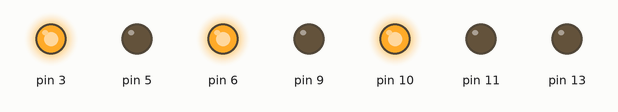
Recording of a sketch running on a simulated Arduino Uno, built with avr-gcc and run on an emulated ATmega328P. On the bench: output pins drawn as LEDs (lit = HIGH).

Above: at 0.1 s.
Timing chart, 0 to 1.6 s (numbered marks = the images above):
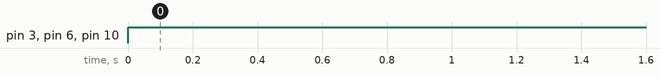

Measured:
- by itself, pin 3, pin 6, pin 10: LOW → HIGH at 0.00 s

The sketch:

firmware_plus.ino
```cpp
/*            FIRMWARE SIMPLER VERSION (NO ESP INTERFACE)

Author: Nejc Deželak
Initial version date: 06.01.2017

Changelog:

06/01/17:
          -Cleaned up the code for the "kitchen" version.
          - Added two programs that are time dependant
*/
#include <avr/pgmspace.h>
#include <avr/interrupt.h>

// **** MODULE SETTINGS **** //
#define DELAY   5000 //Delay in ms for all the functions.
#define INT uint32_t
#define LONG uint64_t
#define CLOCK_PERIOD 0.0000000625
#define NUMBER_CLOCK_CYCLES 512
#define SMALL_TIME_STEP  1.0  // In seconds
#define LARGE_TIME_STEP  10.0 * 60.0 // In seconds
#define FADE_PERIOD 10.0*60.0 // In seconds

// Global variables
int M=0;
int R=0;
int Z=0;
boolean program = false;
boolean normal_light = true;
boolean led_drive_flag = true;
INT interrupt_count = 0;
LONG interrupt_count_large = 0;
int MAX_VALUE = 100;

int lookup_table [256] = {0x00, 0x00, 0x00, 0x00, 0x00, 0x00, 0x00, 0x00, 0x00, 0x00, 0x01, 0x01, 0x01, 0x01, 0x01, 0x01,\
0x01, 0x01, 0x01, 0x01, 0x01, 0x01, 0x01, 0x01, 0x01, 0x02, 0x02, 0x02, 0x02, 0x02, 0x02, 0x02,\
0x02, 0x02, 0x03, 0x03, 0x03, 0x03, 0x03, 0x03, 0x04, 0x04, 0x04, 0x04, 0x04, 0x05, 0x05, 0x05,\
0x05, 0x06, 0x06, 0x06, 0x07, 0x07, 0x07, 0x08, 0x08, 0x08, 0x09, 0x09, 0x0A, 0x0A, 0x0B, 0x0B,\
0x0C, 0x0C, 0x0D, 0x0D, 0x0E, 0x0F, 0x0F, 0x10, 0x11, 0x11, 0x12, 0x13, 0x14, 0x15, 0x16, 0x17,\
0x18, 0x19, 0x1A, 0x1B, 0x1C, 0x1D, 0x1F, 0x20, 0x21, 0x23, 0x24, 0x26, 0x27, 0x29, 0x2B, 0x2C,\
0x2E, 0x30, 0x32, 0x34, 0x36, 0x38, 0x3A, 0x3C, 0x3E, 0x40, 0x43, 0x45, 0x47, 0x4A, 0x4C, 0x4F,\
0x51, 0x54, 0x57, 0x59, 0x5C, 0x5F, 0x62, 0x64, 0x67, 0x6A, 0x6D, 0x70, 0x73, 0x76, 0x79, 0x7C,\
0x7F, 0x82, 0x85, 0x88, 0x8B, 0x8E, 0x91, 0x94, 0x97, 0x9A, 0x9C, 0x9F, 0xA2, 0xA5, 0xA7, 0xAA,\
0xAD, 0xAF, 0xB2, 0xB4, 0xB7, 0xB9, 0xBB, 0xBE, 0xC0, 0xC2, 0xC4, 0xC6, 0xC8, 0xCA, 0xCC, 0xCE,\
0xD0, 0xD2, 0xD3, 0xD5, 0xD7, 0xD8, 0xDA, 0xDB, 0xDD, 0xDE, 0xDF, 0xE1, 0xE2, 0xE3, 0xE4, 0xE5,\
0xE6, 0xE7, 0xE8, 0xE9, 0xEA, 0xEB, 0xEC, 0xED, 0xED, 0xEE, 0xEF, 0xEF, 0xF0, 0xF1, 0xF1, 0xF2,\
0xF2, 0xF3, 0xF3, 0xF4, 0xF4, 0xF5, 0xF5, 0xF6, 0xF6, 0xF6, 0xF7, 0xF7, 0xF7, 0xF8, 0xF8, 0xF8,\
0xF9, 0xF9, 0xF9, 0xF9, 0xFA, 0xFA, 0xFA, 0xFA, 0xFA, 0xFB, 0xFB, 0xFB, 0xFB, 0xFB, 0xFB, 0xFC,\
0xFC, 0xFC, 0xFC, 0xFC, 0xFC, 0xFC, 0xFC, 0xFC, 0xFD, 0xFD, 0xFD, 0xFD, 0xFD, 0xFD, 0xFD, 0xFD,\
0xFD, 0xFD, 0xFD, 0xFD, 0xFD, 0xFD, 0xFD, 0xFE, 0xFE, 0xFE, 0xFE, 0xFE, 0xFE, 0xFE, 0xFF, 0xFF};
//****************************************************************
void setup() {
 // Initialize IOs for RGB
        pinMode(13,OUTPUT);
        pinMode(3,OUTPUT);
        pinMode(6,OUTPUT);
        pinMode(10,OUTPUT);
        pinMode(9,OUTPUT);
        pinMode(11,OUTPUT);
        pinMode(5,OUTPUT);

// Initialize timers for PWM
        TCCR0A = (1<<COM0A1) | (1<<WGM00);//*| (1<<WGM01)*/ |
        TCCR0B = (1<<CS00);
        TCCR1A = (1<<COM1B1) | (1<<WGM10);
        TCCR1B = (1<<CS10);// | (1<<WGM12);
        TCCR2A = (1<<COM2B1) | (1<<WGM20); //*| (1<<WGM21) */
        TCCR2B = (1<<CS20);

// Enable timer1 overflow interrupt. Flag is set at BOTTOM in PWM phase correct mode.
        TIMSK1 = (1 << TOIE1);

// Enable global interrupts
        sei();
// Start colors
        M=100;
        R=100;
        Z=100;

}

void loop() {
        // Activate the LED drive function if a change of PWM settings has been requested
        if(led_drive_flag){
          led_drive_flag = false;
          LED_drive();
        }
}


//**************LED DRIVER FUNCTION*******************************
void LED_drive(){

// Get lookup table inputs
      float duty_red = (float(R)/100) * 255;
      float duty_blue = (float(M)/100) * 255;
      float duty_green = (float(Z)/100) * 255;
// Read the lookup table
     int rdeca = lookup_table[int(duty_red)];
     int modra = lookup_table[int(duty_blue)];
     int zelena = lookup_table[int(duty_green)];
// Limit checks
     if(M<=0)modra=0;
     if(R<=0)rdeca=0;
     if(Z<=0)zelena=0;
     if(modra>255)modra=255;
     if(rdeca>255)rdeca=255;
     if(zelena>255)zelena=255;

// Set the output compare registers of all timers
      // D3 corresponds to pin 0C2B
      OCR2B=(int)zelena;

      // D6 corresponds to pin OC0A
       OCR0A = (int)rdeca;
      // D10 corresponds to OC1B
      OCR1BL = int(modra);
}

//**************      TIMER INTERRUPT  ******************
// This interrupt is triggered every 512 timer clock_cycles
// Currently a clock_cycle is 62,5 ns.
ISR(TIMER1_OVF_vect){
  interrupt_count++;
  // Smaller cycle happens here
  if (interrupt_count > (int)(SMALL_TIME_STEP/(CLOCK_PERIOD*NUMBER_CLOCK_CYCLES)) ){
      interrupt_count_large++;
      interrupt_count = 0;
      if(program){
        // Lower the maximum value so that the lights fade out
        if (interrupt_count_large > (int) (100/MAX_VALUE)*( (FADE_PERIOD/(CLOCK_PERIOD*NUMBER_CLOCK_CYCLES))\
                                            /(SMALL_TIME_STEP/(CLOCK_PERIOD*NUMBER_CLOCK_CYCLES)) )   )
         {
             MAX_VALUE-=1;
             if (MAX_VALUE < 0) MAX_VALUE=0;
             interrupt_count_large = 0;
         }

        fade_lights(&R,&Z,&M);
        led_drive_flag = true;
      }
      else if (normal_light){
        M=100;
        R=100;
        Z=100;
        led_drive_flag = true;
        // Change to RGB program after the large cycle has ended
        if (interrupt_count_large > (int) ( (LARGE_TIME_STEP/(CLOCK_PERIOD*NUMBER_CLOCK_CYCLES))\
                                            /(SMALL_TIME_STEP/(CLOCK_PERIOD*NUMBER_CLOCK_CYCLES)) )                                                       ) {

               normal_light = false;
               program = true;
               M=50;
               R=50;
               Z=0;
               interrupt_count_large = 0;
        }
      }
  }

}
```

ESP_basicfunctions.ino
```cpp
/*
//****************************************************************************************
// Funkcija za iskanje željene besede, ki je vhod v funkcijo, znotraj globalnega stringa input
boolean search_buffer(char beseda[], int dolzina){
  //---------------------------------------------------
  // buf is an array of char, input is a String class
           memset(buf,0,sizeof(buf)); // Napolni polje z ničlami
          input.toCharArray(buf,200);  // Kopiraj vsebino Stringa input v buffer

          char local_bufer[dolzina-1]; //Pomožni lokalni buffer
          memset(local_bufer,0,sizeof(local_bufer)); //Napolni polje z ničlami


          int i; //Števec za zanke
          int length=sizeof(buf); // Dolžina lokalnega bufferja

 //------------------------------------------------------------


 if(sizeof(beseda)>length) { //Če je dolžina besede večja kot velikost lokalnega bufferja javi napako
  offset=0;
  return false;
 }

//------------------------------------------------------------------------------------
 //Napolni pomožni buffer z vsebino bufferja
 for(i=0;i<sizeof(local_bufer) ;i++){
  local_bufer[i]=buf[i];
 }
//------------------------------------------------------------------------------------
 // Search for the keyword inside within the buffer using the equal_array function
 while(1){
     // You found the keyword
     if(  equal_array(local_bufer, beseda, dolzina) == true )
     {
              return true;
     }
     // You have reached the end of the global buffer therefor you didn't found the keyword
     if(      offset>= (length-sizeof(local_bufer) )     ) {
             offset=0; //reset offset
             return false; // če si prišel do konca bufferja
     }
     // Keep going further
     offset++;
     // Shift for one charachter further
     for(     i=0    ;   i   <  sizeof(local_bufer)  ;    i++){ //Napolni pomožni buffer z naslednjim odsekom bufferja
          local_bufer[i]=buf[i+offset];
          }
 }
}
//*******************************************************************************
// Funkcija, ki primerja dva polja in vrne TRUE v primeru, da sta enaka in FALSE, če sta si različna
boolean equal_array(char char1[],char char2[], int dolzina){

//Preveri, če sta polji sploh enako dolgi
 if(sizeof(char1)  !=    sizeof(char2) ){

  return false;
 }


 for(int i=0;i< (dolzina-1)  ;i++){

        if(char1[i]!= char2[i]){ //Če prideš do znaka, ki je različen od znaka v drugem polju, vrni FALSE

          return false;
        }

 }

 return true;
}

*/
// ************ DELAY FUNCTION WITHOUT USING A TIMER ****************** //
void delay_custom(long micros){
    // Corresponds to a frequency of 16MHz
    const int freq = 16;
    unsigned long steps =(micros);
    unsigned long i;
    for (i = 0; i<steps; i++){
       asm("NOP");
    }
}
//***********************************************************************************
void fade_lights(int* current_red, int* current_green, int* current_blue){
      int inc = 1;
// Determine which colors are active **************************
      // red rising, green falling
      if (*current_blue == 0){

        *current_red+=inc;
        *current_green-=inc;

      // check for limits
         if (*current_red > MAX_VALUE){
              *current_red = MAX_VALUE;

         }
         if (*current_green <= 0){
              *current_green = 0;
              *current_blue = 1;
         }

       // blue falling, green rising
      }
      else if (*current_red == 0){


        *current_green+=inc;
        *current_blue-=inc;
           // check for limits
         if (*current_green > MAX_VALUE){
              *current_green = MAX_VALUE;

         }

         if (*current_blue <= 0){
              *current_blue = 0;
              *current_red = 1;
         }

        // blue rising, red falling
      }
      else{


        *current_blue+=inc;
        *current_red-=inc;
           // check for limits
         if (*current_blue > MAX_VALUE){
              *current_blue = MAX_VALUE;

         }

         if (*current_red <= 0){
              *current_red = 0;
              *current_green = 1;
         }
      }

}
/*
float exponent(float input){
    float out = 1 + input + (input*input)/2 + (input*input*input)/6 + (input*input*input*input)/24;
    return out;
}
*/
```
